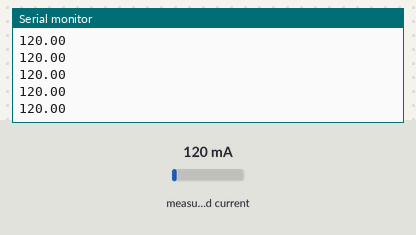
The sketch below on a simulated Arduino Uno, built with avr-gcc and run on an emulated ATmega328P. Parts: the last lines printed to the serial monitor. The inputs (shaded band) are chosen by the test bench; at power-on: measured current 120 mA.

Above: at 1.2 s.
1.3 s: measured current set to 40 mA
At 2.1 s:
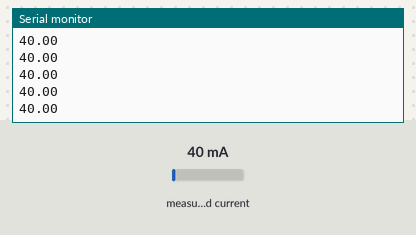
2.8 s: measured current set to 500 mA
At 3.7 s:
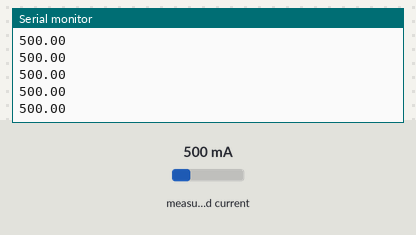
Timing chart, 0 to 5.8 s (numbered marks = the images above; inputs shaded):
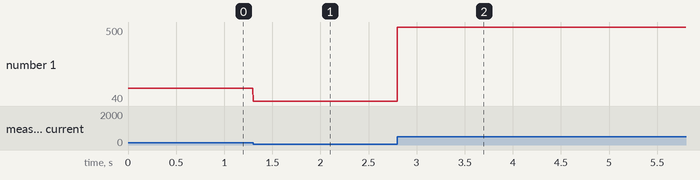

The sketch:

CurrentMeasure.ino
```cpp
#include <Wire.h>
#include <Adafruit_INA219.h>

Adafruit_INA219 ina219;

void setup(void)
{
  Serial.begin(115200);
  ina219.begin();
}

void loop(void)
{
  float current_mA = 0;
  current_mA = ina219.getCurrent_mA();
  Serial.println(current_mA);
}
```

Measured:
- after the input at 1.3 s, the serial monitor: prints a new line at once (image 1)
- after the input at 2.8 s, the serial monitor: prints a new line at once (image 2)
- plotted number 1: 120 → 40 after the input at 1.3 s, 40 → 500 after the input at 2.8 s
